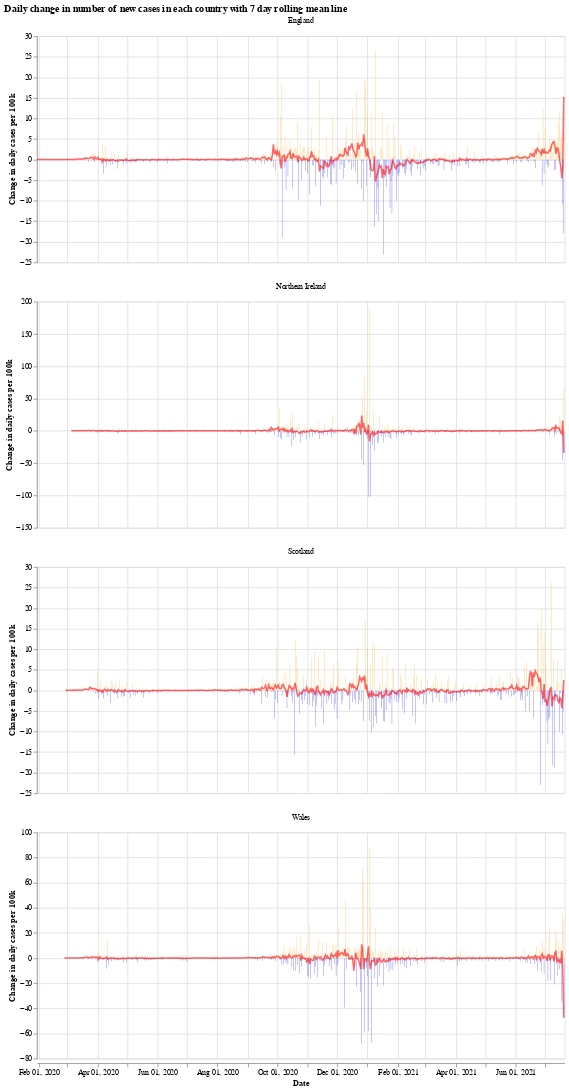

The notebook cell saved with this chart:
### Markdown cell above
We will use the Python library `Altair` for visualising the data, see the [altair docs](https://altair-viz.github.io/) for more information.

First we have a graph which shows the daily change in the number of new cases for each country. This number jumps up and down all over the place, which is likely due to delay in reporting of new cases over the weekend. Another interesting thing is that it looks like the daily cases in Wales experienced a much shorter period of calm over the summer (calm in the sense of daily cases not jumping up and down).

The orange bars are days when the number of new cases (per 100k population) was more than the previous day, while the blue are days when the number of new cases dropped. The red line is the 7 day moving average. 

When the moving average line is below 0, it means that there is a consistent drop in new cases. We can see this clearly happening around the times that lockdowns were introduced (though, to varying degrees). I will update the graphs soon with a marker of when each lockdown started.

### Code cell
# collapse
import altair as alt

bars = alt.Chart(uk_cases).mark_bar().encode(
    x=alt.X("yearmonthdate(date):T", axis=alt.Axis(title='Date')),
    y=alt.Y("casesChangeRate:Q", axis=alt.Axis(title='Change in daily cases per 100k')),
    tooltip='casesChange',
    color=alt.condition(
        alt.datum.casesChangeRate > 0,
        alt.value("orange"),  # The positive color
        alt.value("blue")  # The negative color
    )
).properties(title='Daily change in number of new cases with 7 day rolling mean',width=700).interactive()

line = alt.Chart(uk_cases).mark_line(
    color='red',
    size=2,
    opacity=0.6
).transform_window(
    rolling_mean='mean(casesChangeRate)',
    frame=[0, 7],
    groupby=['areaName']
).encode(
    x='yearmonthdate(date):T',
    y='rolling_mean:Q'
)

alt.layer(bars, line, data=uk_cases).facet(alt.Column(
    'areaName', title=''), columns=1).resolve_scale(y='independent').properties(title='Daily change in number of new cases in each country with 7 day rolling mean line')

### Figure 1 — Vega-Lite specification as saved in the notebook (floating-point values rounded to 4 significant figures; data arrays with more than 128 entries replaced by an {"elided": "..."} marker saying what was removed)
{"config": {"view": {"continuousWidth": 400, "continuousHeight": 300}}, "data": {"name": "data-89f99fa3fda8784e74d472c74aafea55"}, "facet": {"type": "nominal", "field": "areaName", "title": ""}, "spec": {"layer": [{"mark": "bar", "encoding": {"color": {"condition": {"value": "orange", "test": "(datum.casesChangeRate > 0)"}, "value": "blue"}, "tooltip": {"type": "quantitative", "field": "casesChange"}, "x": {"type": "temporal", "axis": {"title": "Date"}, "field": "date", "timeUnit": "yearmonthdate"}, "y": {"type": "quantitative", "axis": {"title": "Change in daily cases per 100k"}, "field": "casesChangeRate"}}, "selection": {"selector001": {"type": "interval", "bind": "scales", "encodings": ["x", "y"]}}, "title": "Daily change in number of new cases with 7 day rolling mean", "width": 700}, {"mark": {"type": "line", "color": "red", "opacity": 0.6, "size": 2}, "encoding": {"x": {"type": "temporal", "field": "date", "timeUnit": "yearmonthdate"}, "y": {"type": "quantitative", "field": "rolling_mean"}}, "transform": [{"window": [{"op": "mean", "field": "casesChangeRate", "as": "rolling_mean"}], "frame": [0, 7], "groupby": ["areaName"]}]}]}, "columns": 1, "resolve": {"scale": {"y": "independent"}}, "title": "Daily change in number of new cases in each country with 7 day rolling mean line", "$schema": "https://vega.github.io/schema/vega-lite/v4.8.1.json", "datasets": {"data-89f99fa3fda8784e74d472c74aafea55": {"elided": "2060 records"}}}
